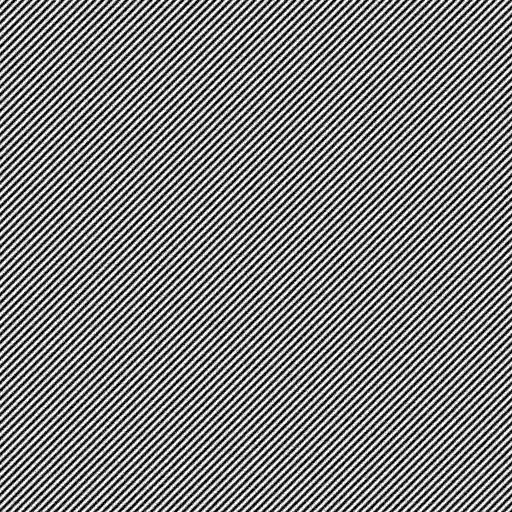
#> input picture data/examples/sem_test/lipss_test_45deg.bmp, 512 x 512 px; its folder holds only this picture in this run
$ python -i dloa.py   (imports and definitions only)
#> lines starting #> are read from the running program, lines starting #| are printed output that depends on the picture
# -*- coding: utf-8 -*-
"""
LIPSS/DLOA 分析器 (spot-based DLOA, 验证版)
- 输入: SEM 灰度图 (bmp/png/tif)
- 输出: 周期 (spacing_nm), FFT 角 (theta_fft_deg), 实空间条纹角 (lipss_angle_deg), FWHM
整合自 sem-fft-analysis 技能的验证脚本 (6 samples, spacing 449-482 nm)。
"""
import os

import numpy as np
import matplotlib
# [1 line not run here, left out]
import matplotlib.pyplot as plt

from ..common.io_utils import save_figure, save_csv, ensure_output_dir


class DLOAAnalyzer:
    def __init__(self, pixel_size_um=1.0 / 32.0, exclude_radius=40, n_top=20, min_radius=45):
        """pixel_size_um: 每个像素对应的微米数 (31.25 nm/px = 1/32)"""
        self.pixel_size_um = pixel_size_um
        self.freq_max = 1.0 / (2 * pixel_size_um)
        self.exclude_radius = exclude_radius
        self.n_top = n_top
        self.min_radius = min_radius

    def _read_gray(self, path):
        """读取灰度图 (支持中文路径)"""
        import cv2
        img = cv2.imdecode(np.fromfile(path, dtype=np.uint8), cv2.IMREAD_GRAYSCALE)
        if img is None:
            raise ValueError(f"无法读取图像: {path}")
        return img

    def _detect_black_border(self, img, threshold=30):
        """裁掉底部黑色边框 (SEM 比例尺区域)"""
        h, w = img.shape
        row_means = img.mean(axis=1)
        bs = h
        for i in range(h - 1, 0, -1):
            if row_means[i] < threshold:
                bs = i
            else:
                break
        return img[:bs, :] if bs < h else img

    def _log_power(self, img):
        h, w = img.shape
        win = np.outer(np.hanning(h), np.hanning(w))
        fft = np.fft.fftshift(np.fft.fft2(img * win))
        from scipy.ndimage import gaussian_filter
        return np.log1p(gaussian_filter(np.abs(fft) ** 2, sigma=1.5))

    def _find_spots(self, lp):
        """找衍射斑局部极大值 (top-N, 排除中心盘)"""
        h, w = lp.shape
        cy, cx = h // 2, w // 2
        maxima = []
        for i in range(2, h - 2):
            for j in range(2, w - 2):
                if (i - cy) ** 2 + (j - cx) ** 2 < self.exclude_radius ** 2:
                    continue
                v = lp[i, j]
                if (v > lp[i-1, j-1] and v > lp[i-1, j] and v > lp[i-1, j+1] and
                    v > lp[i, j-1] and v > lp[i, j+1] and
                    v > lp[i+1, j-1] and v > lp[i+1, j] and v > lp[i+1, j+1]):
                    maxima.append((i, j, v))
        maxima.sort(key=lambda x: x[2], reverse=True)
        spots = []
        for (i, j, v) in maxima[:self.n_top]:
            dx, dy = j - cx, i - cy
            rad = np.hypot(dx, dy)
            if rad < self.min_radius:
                continue
            spots.append((np.degrees(np.arctan2(dy, dx)) % 180, rad, v))
        return spots

    def _distribution(self, spots, sigma=2.0, bins=181):
        from scipy.ndimage import gaussian_filter
        angs = np.array([s[0] for s in spots])
        wts = np.array([s[2] for s in spots])
        hist, be = np.histogram(angs, bins=bins, range=(0, 180), weights=wts)
        hist = gaussian_filter(hist, sigma=sigma)
        hist = hist - hist.min()
        mx = hist.max()
        if mx > 0:
            hist = hist / mx
        return (be[:-1] + be[1:]) / 2, hist

    @staticmethod
    def _fwhm(x, y):
        pk = int(np.argmax(y))
        idx = np.where(y >= 0.5 * y[pk])[0]
        return x[idx[-1]] - x[idx[0]] if len(idx) else np.nan

    def analyze_image(self, path, output_dir=None):
        """分析单张 SEM 图, 返回结果 dict"""
        img = self._read_gray(path)
#> in _read_gray, img is the input picture: shape (512, 512); min 0, max 255, mean 127.1
        img = self._detect_black_border(img)
#> in _detect_black_border, `row_means = img.mean(axis=1)`: row_means = 512 values, max 130.3 at index 30, min 124.6 at index 191, mean 127.1
        if img.size == 0 or min(img.shape) < 200:
            return None
        h, w = img.shape
#> h = 512; w = 512
        lp = self._log_power(img.astype(np.float32))
#> in _log_power, `return np.log1p(gaussian_filter(np.abs(fft) ** 2, sigma=1.5))`:
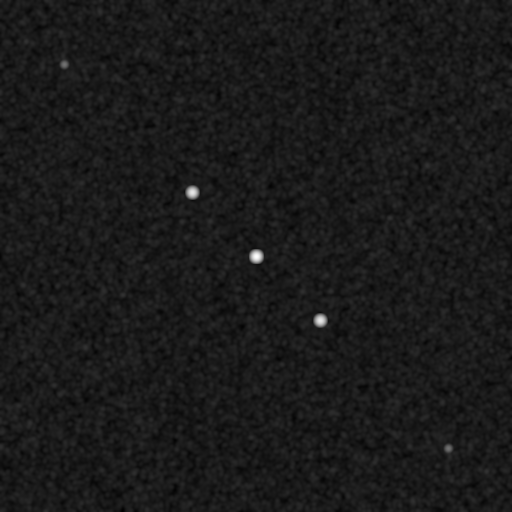
#> returned value: shape (512, 512) float64; min 14.68, max 29.89, mean 16.2; drawn with min black and max white
        spots = self._find_spots(lp)
#> after the loop in _find_spots, `for i in range(2, h - 2):`: maxima = 4244 items, first 6: (2, 87, 16.41), (2, 94, 16.93), (2, 136, 16.56), (2, 382, 16.73), (3, 23, 16.74), (3, 153, 16.88)
#> the loop in _find_spots, `for (i, j, v) in maxima[:self.n_top]:` made 20 passes
#> (i, j, v, dx, dy, rad) on passes 1 to 12: (192, 192, 28.45, -64, -64, 90.51), (320, 320, 28.45, 64, 64, 90.51), (64, 64, 21.49, -192, -192, 271.5), (448, 448, 21.49, 192, 192, 271.5), (165, 427, 17.66, 171, -91, 193.7), (347, 85, 17.66, -171, 91, 193.7), (41, 26, 17.66, -230, -215, 314.8), (471, 486, 17.66, 230, 215, 314.8), (218, 389, 17.58, 133, -38, 138.3), (294, 123, 17.58, -133, 38, 138.3), (227, 489, 17.53, 233, -29, 234.8), (285, 23, 17.53, -233, 29, 234.8)
#> after the loop in _find_spots, `for (i, j, v) in maxima[:self.n_top]:`: spots = 20 items, first 6: (45, 90.51, 28.45), (45, 90.51, 28.45), (45, 271.5, 21.49), (45, 271.5, 21.49), (152, 193.7, 17.66), (152, 193.7, 17.66)
        if len(spots) < 2:
            return None

        xa, dist = self._distribution(spots)
#> in _distribution, `angs = np.array([s[0] for s in spots])`: angs = 20 values, max 172.9 at index 11, min 37.27 at index 12, mean 100.8
#> in _distribution, `wts = np.array([s[2] for s in spots])`: wts = 20 values, max 28.45 at index 0, min 17.46 at index 18, mean 19.03
#> in _distribution, `hist, be = np.histogram(angs, bins=bins, range=(0, 180), weights=wts)`: hist = 181 values, max 99.87 at index 45, min 0 at index 0, mean 2.1; be = 182 values from 0 to 180
#> in _distribution, `hist = gaussian_filter(hist, sigma=sigma)`: hist = 181 values, max 24.2 at index 45, min 0 at index 0, mean 2.1
#> in _distribution, `mx = hist.max()`: mx = 24.2
#> in _distribution, `hist = hist / mx`: hist = 181 values, max 1 at index 45, min 0 at index 0, mean 0.0869
#> xa = 181 values from 0.497 to 179.5; dist has the same summary as hist in _distribution
        theta_fft = xa[int(np.argmax(dist))]
#> theta_fft = 45.25
        lipss_angle = (theta_fft + 90.0) % 180.0
#> lipss_angle = 135.2
        fwhm = self._fwhm(xa, dist)
#> in _fwhm, `pk = int(np.argmax(y))`: pk = 45
#> in _fwhm, `idx = np.where(y >= 0.5 * y[pk])[0]`: idx = [42, 43, 44, 45, 46, 47]
#> fwhm = 4.97

        ang, rad, v = max(spots, key=lambda s: s[2])
#> ang = 45; rad = 90.51; v = 28.45
        k = rad * (self.freq_max / (w / 2))
#> k = 5.66
        spacing = 1000.0 / k if k > 0 else np.nan
#> spacing = 176.8

        name = os.path.splitext(os.path.basename(path))[0]
        result = {
            "file": name,
            "theta_fft_deg": theta_fft,
            "lipss_angle_deg": lipss_angle,
            "fwhm_2dtheta_deg": fwhm,
            "spacing_nm": spacing,
        }
#> result = {'file': 'lipss_test_45deg', 'theta_fft_deg': 45.25, 'lipss_angle_deg': 135.2, 'fwhm_2dtheta_deg': 4.97, 'spacing_nm': 176.8}

        if output_dir:
            fig, ax = plt.subplots(figsize=(7, 5))
            ax.plot(xa, dist, color="#FF00FF", lw=2)
            ax.axvline(theta_fft, color="red", ls="--", lw=1.2,
                       label=f"theta_fft = {theta_fft:.1f} deg")
            ax.set_xlim(-5, 185)
            ax.set_ylim(-0.05, 1.2)
            ax.set_xlabel("Orientation in Degree", fontsize=13, fontweight="bold")
            ax.set_ylabel("Distribution of Orientation (a.u.)", fontsize=13, fontweight="bold")
            ax.legend(loc="upper right", frameon=False)
            plt.tight_layout()
            result["figure"] = save_figure(fig, f"{output_dir}/dloa_{name}.png")
            plt.close(fig)

        return result

    def analyze_folder(self, folder, output_dir="output"):
        """分析文件夹内所有 SEM 图"""
        ensure_output_dir(output_dir)
        imgs = [f for f in sorted(os.listdir(folder))
                if f.lower().endswith((".bmp", ".png", ".jpg", ".jpeg", ".tif", ".tiff"))
                and not any(x in f.lower() for x in ["_fft", "_annotated", "_spectrum", "result_"])]
        results = []
        for f in imgs:
            r = self.analyze_image(os.path.join(folder, f), output_dir=output_dir)
            if r:
                results.append(r)
        csv_path = save_csv(
            __import__("pandas").DataFrame(results),
            f"{output_dir}/LIPSS_orientation_angles.csv",
        )
        return {"results": results, "csv": csv_path}


def run(folder, output_dir="output", pixel_size_um=1.0 / 32.0):
    """一键运行 LIPSS/DLOA 分析"""
    analyzer = DLOAAnalyzer(pixel_size_um=pixel_size_um)
    return analyzer.analyze_folder(folder, output_dir)

>>> result = DLOAAnalyzer().analyze_image('../../data/examples/sem_test/lipss_test_45deg.bmp')
